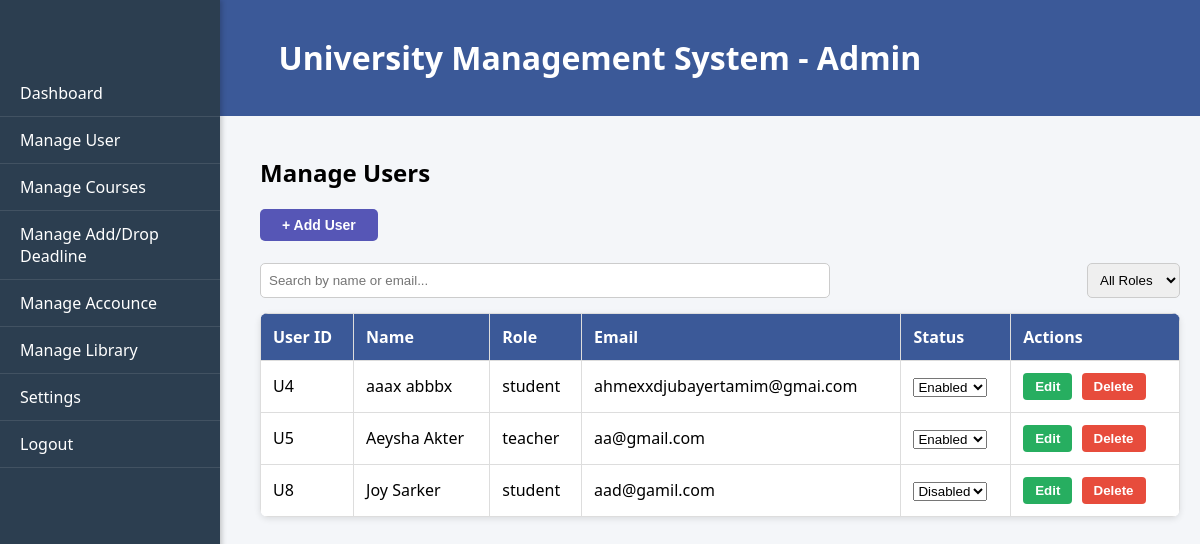
Screenshot of /Admin/view/MangeUser.php with the database file from the repository.
### tables this page shows
CREATE TABLE `users` (
  `id` int(50) NOT NULL,
  `first_name` varchar(100) DEFAULT NULL,
  `last_name` varchar(100) DEFAULT NULL,
  `dob` date DEFAULT NULL,
  `contact_number` varchar(15) DEFAULT NULL,
  `email` varchar(100) DEFAULT NULL,
  `gender` enum('Male','Female') DEFAULT NULL,
  `department` varchar(100) NOT NULL,
  `password` varchar(255) DEFAULT NULL,
  `role` enum('not set','student','teacher') DEFAULT 'not set',
  `status` enum('enabled','disabled') NOT NULL DEFAULT 'disabled',
  `created_at` timestamp NOT NULL DEFAULT current_timestamp()
);

### Admin/view/MangeUser.php (the view, shortened to what this page needs)
<?php
include "../PHP/config.php";
$result = $conn->query("SELECT * FROM users");
?>
<!DOCTYPE HTML>
<html>
   <head>
     <link rel="stylesheet" href="../css/style.css">
     <link rel="stylesheet" href="../css/ManageUser.css">
      <link rel="stylesheet" href="../css/ManageUserStyle.css">
    </head>
    <body>
      <header>
        <center>
          <h1>University Management System - Admin</h1>
        </center>
      </header>
      <div class="container">
          <aside class="sidebar">
              <ul>
                <li><a href="index.php">Dashboard</a></li>
                <li><a href="MangeUser.php" class="active">Manage User</a></li>
                <li><a href="ManageCourse.php">Manage Courses</a></li>
                <li><a href="ManageAddDrop.php">Manage Add/Drop Deadline</a></li>
                <li><a href="ManageAccounce.php">Manage Accounce</a></li>
                <li><a href="ManageLibrary.php">Manage Library</a></li>
                <li><a href="#">Settings</a></li>
                <li><a href="logout.php">Logout</a></li>
              </ul>
            </aside>
            <main class="content">
               <h2>Manage Users</h2>
               <a href="RegistrationPage.php">
                <button id="addUserBtn">+ Add User</button></a><br><br>
              <div id = "SearchRole">
                 <input type="text" id="searchInput" placeholder="Search by name or email..." >
                 <select id="roleFilter">
                   <option value="">All Roles</option>
                 </select>
                </div>
                <table id="userTable">
                  <thead>
                      <tr>
                        <th>User ID</th>
                        <th>Name</th>
                        <th>Role</th>
                        <th>Email</th>
                        <th>Status</th>
                        <th>Actions</th>
                      </tr>
                    </thead>
                 <tbody>
                    <?php
                    while ($row = $result->fetch_assoc()):
                    ?>
                        <tr id="row-<?= $row['id'] ?>">
                            <td>U<?= $row['id'] ?></td>
                            <td><?= htmlspecialchars($row['first_name'] ?? '') . " " . htmlspecialchars($row['last_name'] ?? '') ?></td>
                            <td><?= htmlspecialchars($row['role'] ?? 'not set') ?></td>
                            <td><?= htmlspecialchars($row['email'] ?? '') ?></td>
                            <td>
                                <select class="status" data-id="<?= $row['id'] ?>" data-role="<?= $row['role'] ?>">
                                    <option value="enabled" <?= ($row['status'] ?? '') == "enabled" ? "selected" : "" ?>>Enabled</option>
                                    <option value="disabled" <?= ($row['status'] ?? '') == "disabled" ? "selected" : "" ?>>Disabled</option>
                                </select>
                            </td>
                            <td class="actions">
                                 <button class="edit-btn" onclick="editUser(<?= $row['id'] ?>)">Edit</button>
                                 <button class="delete-btn" onclick="deleteUser(<?= $row['id'] ?>)">Delete</button>
                             </td>
                        </tr>
                    <?php
                      endwhile;
                    ?>
                  </tbody>
                </table>
            </main>
        </div>
   </body>
</html>

### Admin/css/style.css (style rules this page uses)
body { margin: 0; font-family: 'Segoe UI', Tahoma, Geneva, Verdana, sans-serif; background: #f4f6f9; }
header { background: #3b5998; color: white; padding: 15px; text-align: center; position: relative; }
.sidebar { width: 220px; background: #2c3e50; color: white; position: fixed; top: 0; left: 0; height: 100%; padding-top: 70px; box-shadow: 2px 0 5px rgba(0,0,0,0.2); }
.sidebar ul { list-style: none; padding: 0; margin: 0; }
.sidebar ul li { border-bottom: 1px solid rgba(255,255,255,0.1); }
.sidebar ul li a { display: block; padding: 12px 20px; color: white; text-decoration: none; font-size: 16px; transition: background 0.3s; }
.content { margin-left: 240px; padding: 20px; }

### Admin/css/ManageUser.css (style rules this page uses)
table { width: 100%; border-collapse: collapse; margin-bottom: 20px; background: white; border-radius: 8px; overflow: hidden; box-shadow: 0 2px 6px rgba(0,0,0,0.1); }
table th, table td { border: 1px solid #ddd; padding: 12px; text-align: left; }
table th { background: #3b5998; color: white; }
.actions button { padding: 6px 12px; margin-right: 5px; border: none; border-radius: 4px; cursor: pointer; font-weight: bold; }
.edit-btn { background: #27ae60; color: white; }
.delete-btn { background: #e74c3c; color: white; }
#searchInput { padding:8px; width:60%; border:1px solid #ccc; border-radius:5px; }
#roleFilter { padding:8px; border:1px solid #ccc; border-radius:5px; }
#SearchRole { display: flex; justify-content: space-between; margin-bottom: 15px; gap: 10px; }
#addUserBtn { background: blue; color: white; padding: 8px 15px; border: none; border-radius: 5px; cursor: pointer; font-size: 14px; font-weight: bold; }

### Admin/css/ManageUserStyle.css (style rules this page uses)
#searchInput { padding:8px; width:60%; border:1px solid #ccc; border-radius:5px; }
#roleFilter { padding:8px; border:1px solid #ccc; border-radius:5px; }
#SearchRole { display: flex; justify-content: space-between; margin-bottom: 15px; gap: 10px; }
#addUserBtn { background: rgb(86, 86, 182); color: white; padding: 8px 15px; border: none; border-radius: 5px; cursor: pointer; font-size: 14px; font-weight: bold; padding:8px 22px; }

### rows the page displays
users: id "4", first_name "aaax", last_name "abbbx", role "student", email "ahmexxdjubayertamim@gmai.com", status+id+role "Enabled"
users: id "5", first_name "Aeysha", last_name "Akter", role "teacher", email "aa@gmail.com", status+id+role "Enabled"
users: id "8", first_name "Joy", last_name "Sarker", role "student", email "aad@gamil.com", status+id+role "Disabled"
